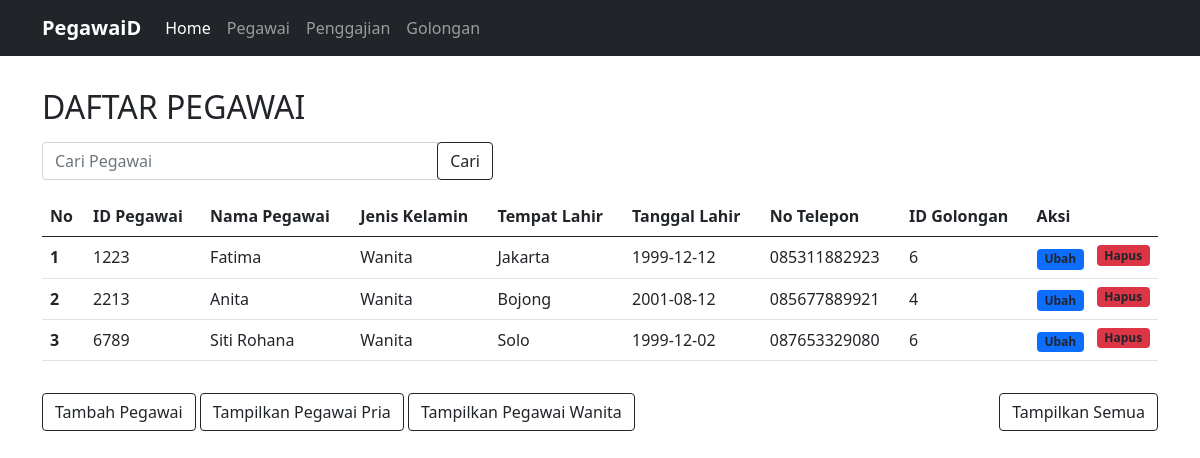
Page /index.php/pegawai/tampil_wanita on the committed database.
### tables this page shows
CREATE TABLE `pegawai` (
  `id_pegawai` int(4) NOT NULL AUTO_INCREMENT,
  `nama_pegawai` varchar(50) NOT NULL,
  `jenis_kelamin` enum('Pria','Wanita') NOT NULL,
  `tempat_lahir` varchar(50) NOT NULL,
  `tanggal_lahir` date NOT NULL,
  `no_telepon` varchar(13) DEFAULT NULL,
  `id_golongan` int(4) NOT NULL,
  PRIMARY KEY (`id_pegawai`),
  KEY `id_golongan` (`id_golongan`),
  CONSTRAINT `pegawai_ibfk_1` FOREIGN KEY (`id_golongan`) REFERENCES `golongan` (`id_golongan`) ON DELETE CASCADE ON UPDATE CASCADE
);

### application/controllers/Pegawai.php (called while the page is built, shortened)
<?php
class Pegawai extends CI_Controller
{
    public function __construct()
    {
        $this->load->model('Pegawai_model');
        $this->load->library('form_validation');
    }
    public function tampil_wanita()
    {
        $this->load->model('Pegawai_model', 'pegawai');
        $data['pegawaiwn'] = $this->pegawai->getPegawaiWn();
        $data['judul'] = 'Pengelolaan Pegawai';
        $this->load->view('templates/header', $data);
        $this->load->view('pegawai/tampilwnt', $data);
        $this->load->view('templates/footer');
    }
}

### index.php (called while the page is built, shortened)
<?php
require_once BASEPATH.'core/CodeIgniter.php';

### application/models/Pegawai_model.php (called while the page is built, shortened)
<?php
class Pegawai_model extends CI_Model
{
    public function getPegawaiWn()
    {
        $keyword = 'wanita';
        $this->db->or_like('jenis_kelamin', $keyword);
        return $this->db->get('pegawai')->result_array();
    }
}

### application/views/pegawai/tampilwnt.php (the view, shortened to what this page needs)
<div class="container">
    <div class="row mt-3">
        <div class="col-md-12">
            <h2>
                <div class="title mt-3">
                    DAFTAR PEGAWAI
                </div>
            </h2>
            <div class="row mt-3">
                <div class="col-md-5">
                    <form action="" method="post">
                        <div class="input-group mb-3">
                            <input type="text" class="form-control" placeholder="Cari Pegawai" name="keyword">
                            <div class="input-group-append">
                                <button class="btn btn-outline-dark" type="submit">Cari</button>
                            </div>
                        </div>
                    </form>
                </div>
            </div>
            <table class="table">
                <thead class="table">
                    <tr>
                        <th scope="col">No</th>
                        <th scope="col">ID Pegawai</th>
                        <th scope="col">Nama Pegawai</th>
                        <th scope="col">Jenis Kelamin</th>
                        <th scope="col">Tempat Lahir</th>
                        <th scope="col">Tanggal Lahir</th>
                        <th scope="col">No Telepon</th>
                        <th scope="col">ID Golongan</th>
                        <th scope="col">Aksi</th>
                    </tr>
                </thead>
                <tbody>
                    <?php
                    $i = 1;
                    foreach ($pegawaiwn as $peg) :
                    ?>
                        <tr>
                            <th scope="row"><?= $i++; ?></th>
                            <td><?= $peg['id_pegawai'] ?></td>
                            <td><?= $peg['nama_pegawai'] ?></td>
                            <td><?= $peg['jenis_kelamin'] ?></td>
                            <td><?= $peg['tempat_lahir'] ?></td>
                            <td><?= $peg['tanggal_lahir'] ?></td>
                            <td><?= $peg['no_telepon'] ?></td>
                            <td><?= $peg['id_golongan'] ?></td>
                            <td><a href="<?= base_url(); ?>pegawai/ubah/<?= $peg['id_pegawai']; ?>"><span class="badge bg-primary text-dark">Ubah</span></a>
                                <a href="<?= base_url(); ?>pegawai/hapus/<?= $peg['id_pegawai']; ?>" onclick="return confirm('Yakin?');"><span class="badge bg-danger text-dark float-end">Hapus</span></a>
                            </td>
                        </tr>
                    <?php endforeach ?>
                </tbody>
            </table>
        </div>
    </div>
    <div class="row mt-3">
        <div class="col">
            <a href="<?= base_url('') ?>pegawai/tambah" class="btn btn-outline-dark">Tambah Pegawai</a>
            <a href="<?= base_url(); ?>pegawai/tampil_laki" class="btn btn-outline-dark">Tampilkan Pegawai Pria</a>
            <a href="<?= base_url(); ?>pegawai/tampil_wanita" class="btn btn-outline-dark">Tampilkan Pegawai Wanita</a>
            <a href="<?= base_url(); ?>pegawai" class="btn btn-outline-dark float-end">Tampilkan Semua</a>
        </div>
    </div>
</div>

### rows in the picture
pegawai: id_pegawai "1223", nama_pegawai "Fatima", jenis_kelamin "Wanita", tempat_lahir "Jakarta", tanggal_lahir "1999-12-12", no_telepon "085311882923", id_golongan "6"
pegawai: id_pegawai "2213", nama_pegawai "Anita", jenis_kelamin "Wanita", tempat_lahir "Bojong", tanggal_lahir "2001-08-12", no_telepon "085677889921", id_golongan "4"
pegawai: id_pegawai "6789", nama_pegawai "Siti Rohana", jenis_kelamin "Wanita", tempat_lahir "Solo", tanggal_lahir "1999-12-02", no_telepon "087653329080", id_golongan "6"
